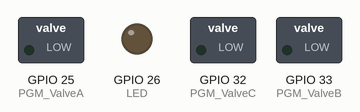
The program below on a simulated ESP32. Shown: switched loads named in the program (green lamp = pin HIGH), output pins drawn as LEDs (lit = HIGH). Nothing arrives over Bluetooth unless stated.

Above: at 0.1 s.
At 1.1 s:
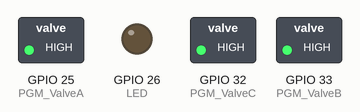
Timing chart, 0 to 2.6 s (numbered marks = the images above):
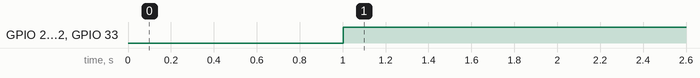

The program:

main.cpp
```cpp
#include <Arduino.h>
#include "BluetoothSerial.h"

// Create one object of the BluetoothSerialClass
BluetoothSerial SerialBT;

int PGM_ValveA = 25;
int PGM_ValveB = 33;
int PGM_ValveC = 32;

int LED = 26;

int w = 0;


void setup() {
  Serial.begin(115200);

  pinMode(PGM_ValveA, OUTPUT);
  pinMode(PGM_ValveB, OUTPUT);
  pinMode(PGM_ValveC, OUTPUT);
  pinMode(LED, OUTPUT);

  // This will stat the Bluetooth
  SerialBT.begin("ESP32NEDO");

}

void loop() {

  SerialBT.read();
  w = SerialBT.parseInt();

  if( w == 1) {
    LED = false;
  } else if (w == 0){
    LED = true;
  }

  if(LED)
    {
      digitalWrite(PGM_ValveA, HIGH);
      digitalWrite(PGM_ValveB, HIGH);
      digitalWrite(PGM_ValveC, HIGH);
    } else {
      digitalWrite(PGM_ValveA, LOW);
      digitalWrite(PGM_ValveB, LOW);
      digitalWrite(PGM_ValveC, LOW);
    }

  // clean the variable
  w = 0;

}
```

Measured:
- by itself, GPIO 25 (PGM_ValveA), GPIO 32 (PGM_ValveC), GPIO 33 (PGM_ValveB): LOW → HIGH at 1.0 s
